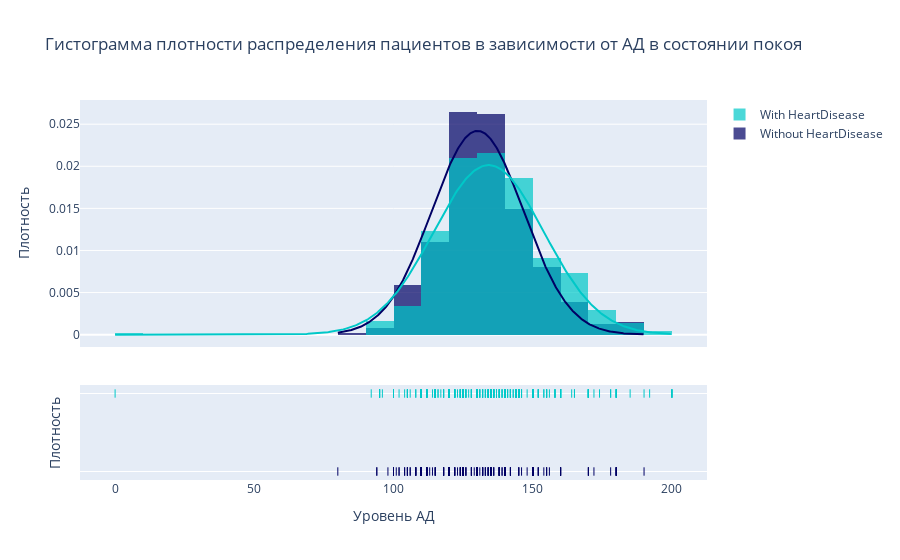

Notebook code cell kept with this figure:
### Code cell
fig_rest = ff.create_distplot(
    [data_initial.loc[data_initial['HeartDisease']==0]['RestingBP'],data_initial.loc[data_initial['HeartDisease']==1]['RestingBP']], 
    group_labels=['Without HeartDisease', 'With HeartDisease'],
    bin_size=10,
    curve_type='normal',
    colors = ['rgb(0, 0, 100)', 'rgb(0, 200, 200)']
)

fig_rest.update_xaxes(title_text='Уровень АД')
fig_rest.update_yaxes(title_text='Плотность')
fig_rest.update_layout(title_text='Гистограмма плотности распределения пациентов в зависимости от АД в состоянии покоя')

fig_rest.show()

### Figure 1 — Plotly figure (JSON) as saved in the notebook; plotly's stock layout.template omitted (floating-point values rounded to 4 significant figures; data arrays with more than 128 entries replaced by an {"elided": "..."} marker saying what was removed)
{"data": [{"autobinx": false, "histnorm": "probability density", "legendgroup": "Without HeartDisease", "marker": {"color": "rgb(0, 0, 100)"}, "name": "Without HeartDisease", "opacity": 0.7, "type": "histogram", "x": {"elided": "410 int values"}, "xaxis": "x", "xbins": {"end": 190, "size": 10, "start": 80}, "yaxis": "y"}, {"autobinx": false, "histnorm": "probability density", "legendgroup": "With HeartDisease", "marker": {"color": "rgb(0, 200, 200)"}, "name": "With HeartDisease", "opacity": 0.7, "type": "histogram", "x": {"elided": "508 int values"}, "xaxis": "x", "xbins": {"end": 200, "size": 10, "start": 0}, "yaxis": "y"}, {"legendgroup": "Without HeartDisease", "marker": {"color": "rgb(0, 0, 100)"}, "mode": "lines", "name": "Without HeartDisease", "showlegend": false, "type": "scatter", "x": {"elided": "500 float values"}, "xaxis": "x", "y": {"elided": "500 float values"}, "yaxis": "y"}, {"legendgroup": "With HeartDisease", "marker": {"color": "rgb(0, 200, 200)"}, "mode": "lines", "name": "With HeartDisease", "showlegend": false, "type": "scatter", "x": {"elided": "500 float values"}, "xaxis": "x", "y": {"elided": "500 float values"}, "yaxis": "y"}, {"legendgroup": "Without HeartDisease", "marker": {"color": "rgb(0, 0, 100)", "symbol": "line-ns-open"}, "mode": "markers", "name": "Without HeartDisease", "showlegend": false, "type": "scatter", "x": {"elided": "410 int values"}, "xaxis": "x", "y": {"elided": "410 str values"}, "yaxis": "y2"}, {"legendgroup": "With HeartDisease", "marker": {"color": "rgb(0, 200, 200)", "symbol": "line-ns-open"}, "mode": "markers", "name": "With HeartDisease", "showlegend": false, "type": "scatter", "x": {"elided": "508 int values"}, "xaxis": "x", "y": {"elided": "508 str values"}, "yaxis": "y2"}], "layout": {"barmode": "overlay", "hovermode": "closest", "legend": {"traceorder": "reversed"}, "title": {"text": "Гистограмма плотности распределения пациентов в зависимости от АД в состоянии покоя"}, "xaxis": {"anchor": "y2", "domain": [0, 1], "title": {"text": "Уровень АД"}, "zeroline": false}, "yaxis": {"anchor": "free", "domain": [0.35, 1], "position": 0, "title": {"text": "Плотность"}}, "yaxis2": {"anchor": "x", "domain": [0, 0.25], "dtick": 1, "showticklabels": false, "title": {"text": "Плотность"}}}}
